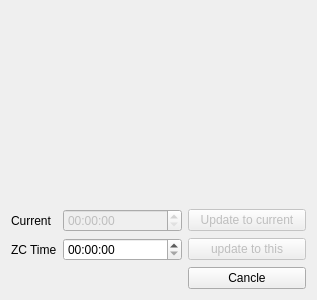
<?xml version="1.0" encoding="UTF-8"?>
<ui version="4.0">
 <class>FLZCTimeDlg</class>
 <widget class="QDialog" name="FLZCTimeDlg">
  <property name="geometry">
   <rect>
    <x>0</x>
    <y>0</y>
    <width>317</width>
    <height>300</height>
   </rect>
  </property>
  <property name="windowTitle">
   <string>Set ZC Time</string>
  </property>
  <layout class="QGridLayout" name="gridLayout">
   <item row="0" column="0" colspan="3">
    <widget class="FLSerialWidget" name="widget" native="true"/>
   </item>
   <item row="1" column="0">
    <widget class="QLabel" name="label">
     <property name="sizePolicy">
      <sizepolicy hsizetype="Fixed" vsizetype="Preferred">
       <horstretch>0</horstretch>
       <verstretch>0</verstretch>
      </sizepolicy>
     </property>
     <property name="text">
      <string>Current</string>
     </property>
    </widget>
   </item>
   <item row="1" column="1">
    <widget class="QTimeEdit" name="timeEdit">
     <property name="enabled">
      <bool>false</bool>
     </property>
    </widget>
   </item>
   <item row="1" column="2">
    <widget class="QPushButton" name="pushButton">
     <property name="enabled">
      <bool>false</bool>
     </property>
     <property name="text">
      <string>Update to current</string>
     </property>
    </widget>
   </item>
   <item row="2" column="0">
    <widget class="QLabel" name="label_2">
     <property name="text">
      <string>ZC Time</string>
     </property>
    </widget>
   </item>
   <item row="2" column="1">
    <widget class="QTimeEdit" name="timeEdit_2"/>
   </item>
   <item row="2" column="2">
    <widget class="QPushButton" name="pushButton_3">
     <property name="enabled">
      <bool>false</bool>
     </property>
     <property name="text">
      <string>update to this</string>
     </property>
    </widget>
   </item>
   <item row="3" column="2">
    <widget class="QPushButton" name="pushButton_2">
     <property name="text">
      <string>Cancle</string>
     </property>
    </widget>
   </item>
  </layout>
 </widget>
 <layoutdefault spacing="6" margin="11"/>
 <customwidgets>
  <customwidget>
   <class>FLSerialWidget</class>
   <extends>QWidget</extends>
   <header>flserialwidget.h</header>
   <container>1</container>
  </customwidget>
 </customwidgets>
 <resources/>
 <connections/>
</ui>
